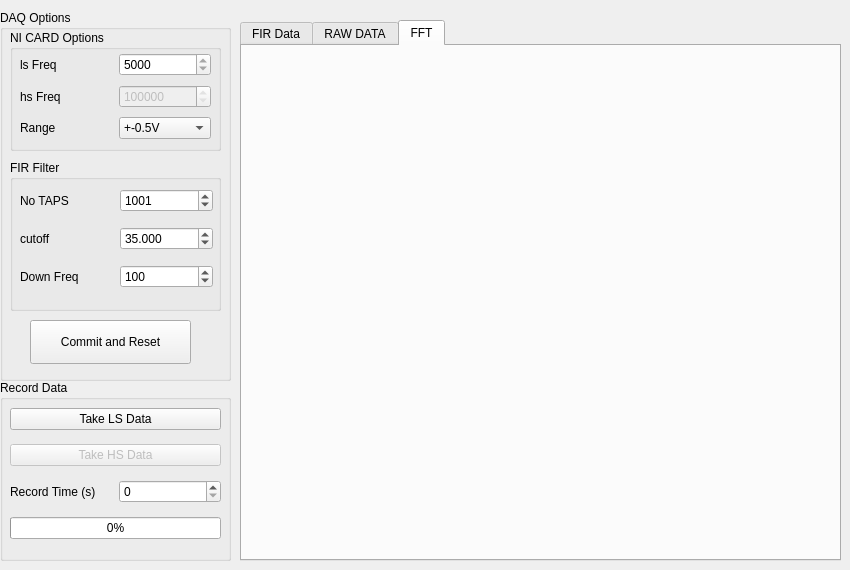
<?xml version="1.0" encoding="UTF-8"?>
<ui version="4.0">
 <class>ADC_control</class>
 <widget class="QWidget" name="ADC_control">
  <property name="geometry">
   <rect>
    <x>0</x>
    <y>0</y>
    <width>850</width>
    <height>570</height>
   </rect>
  </property>
  <property name="windowTitle">
   <string>ADC Control</string>
  </property>
  <widget class="QTabWidget" name="tabWidget">
   <property name="geometry">
    <rect>
     <x>240</x>
     <y>20</y>
     <width>601</width>
     <height>541</height>
    </rect>
   </property>
   <property name="currentIndex">
    <number>2</number>
   </property>
   <widget class="QWidget" name="tab">
    <attribute name="title">
     <string>FIR Data</string>
    </attribute>
    <widget class="QWidget" name="gridLayoutWidget_3">
     <property name="geometry">
      <rect>
       <x>0</x>
       <y>0</y>
       <width>591</width>
       <height>511</height>
      </rect>
     </property>
     <layout class="QGridLayout" name="gridLayout_3">
      <item row="0" column="0">
       <widget class="QwtPlot" name="fb_plot_ds"/>
      </item>
      <item row="1" column="0">
       <widget class="QwtPlot" name="ssa_plot_ds"/>
      </item>
     </layout>
    </widget>
   </widget>
   <widget class="QWidget" name="tab_2">
    <attribute name="title">
     <string>RAW DATA</string>
    </attribute>
    <widget class="QWidget" name="gridLayoutWidget_2">
     <property name="geometry">
      <rect>
       <x>0</x>
       <y>0</y>
       <width>591</width>
       <height>511</height>
      </rect>
     </property>
     <layout class="QGridLayout" name="gridLayout_2">
      <item row="0" column="0">
       <widget class="QwtPlot" name="fb_plot"/>
      </item>
      <item row="1" column="0">
       <widget class="QwtPlot" name="ssa_plot"/>
      </item>
     </layout>
    </widget>
   </widget>
   <widget class="QWidget" name="tab_3">
    <attribute name="title">
     <string>FFT</string>
    </attribute>
    <widget class="QWidget" name="gridLayoutWidget_6">
     <property name="geometry">
      <rect>
       <x>0</x>
       <y>0</y>
       <width>591</width>
       <height>511</height>
      </rect>
     </property>
     <layout class="QGridLayout" name="gridLayout_6">
      <item row="0" column="0">
       <widget class="QwtPlot" name="fft_fb_plot"/>
      </item>
      <item row="1" column="0">
       <widget class="QwtPlot" name="fft_ssa_plot"/>
      </item>
     </layout>
    </widget>
   </widget>
  </widget>
  <widget class="QGroupBox" name="groupBox_2">
   <property name="geometry">
    <rect>
     <x>0</x>
     <y>10</y>
     <width>231</width>
     <height>371</height>
    </rect>
   </property>
   <property name="title">
    <string>DAQ Options</string>
   </property>
   <widget class="QGroupBox" name="groupBox">
    <property name="geometry">
     <rect>
      <x>10</x>
      <y>150</y>
      <width>211</width>
      <height>151</height>
     </rect>
    </property>
    <property name="title">
     <string>FIR Filter</string>
    </property>
    <widget class="QWidget" name="gridLayoutWidget">
     <property name="geometry">
      <rect>
       <x>10</x>
       <y>20</y>
       <width>193</width>
       <height>118</height>
      </rect>
     </property>
     <layout class="QGridLayout" name="gridLayout">
      <item row="0" column="1">
       <widget class="QSpinBox" name="N_Taps_Input">
        <property name="minimum">
         <number>101</number>
        </property>
        <property name="maximum">
         <number>10001</number>
        </property>
        <property name="value">
         <number>1001</number>
        </property>
       </widget>
      </item>
      <item row="2" column="0">
       <widget class="QLabel" name="label_16">
        <property name="text">
         <string>Down Freq</string>
        </property>
       </widget>
      </item>
      <item row="1" column="1">
       <widget class="QDoubleSpinBox" name="Cutoff_Input">
        <property name="decimals">
         <number>3</number>
        </property>
        <property name="minimum">
         <double>1.000000000000000</double>
        </property>
        <property name="maximum">
         <double>100.000000000000000</double>
        </property>
        <property name="singleStep">
         <double>0.010000000000000</double>
        </property>
        <property name="value">
         <double>35.000000000000000</double>
        </property>
       </widget>
      </item>
      <item row="1" column="0">
       <widget class="QLabel" name="label_15">
        <property name="text">
         <string>cutoff</string>
        </property>
       </widget>
      </item>
      <item row="0" column="0">
       <widget class="QLabel" name="label_14">
        <property name="text">
         <string>No TAPS</string>
        </property>
       </widget>
      </item>
      <item row="2" column="1">
       <widget class="QSpinBox" name="DownSample_Input">
        <property name="maximum">
         <number>200</number>
        </property>
        <property name="value">
         <number>100</number>
        </property>
       </widget>
      </item>
     </layout>
    </widget>
   </widget>
   <widget class="QGroupBox" name="groupBox_3">
    <property name="geometry">
     <rect>
      <x>10</x>
      <y>20</y>
      <width>211</width>
      <height>121</height>
     </rect>
    </property>
    <property name="title">
     <string>NI CARD Options</string>
    </property>
    <widget class="QWidget" name="gridLayoutWidget_4">
     <property name="geometry">
      <rect>
       <x>10</x>
       <y>20</y>
       <width>191</width>
       <height>94</height>
      </rect>
     </property>
     <layout class="QGridLayout" name="gridLayout_4">
      <item row="0" column="0">
       <widget class="QLabel" name="label_17">
        <property name="text">
         <string>ls Freq</string>
        </property>
       </widget>
      </item>
      <item row="1" column="0">
       <widget class="QLabel" name="label_18">
        <property name="text">
         <string>hs Freq</string>
        </property>
       </widget>
      </item>
      <item row="2" column="1">
       <widget class="QComboBox" name="Gain_cb">
        <property name="currentIndex">
         <number>4</number>
        </property>
        <item>
         <property name="text">
          <string>+-10V</string>
         </property>
        </item>
        <item>
         <property name="text">
          <string>+-5V</string>
         </property>
        </item>
        <item>
         <property name="text">
          <string>+-2V</string>
         </property>
        </item>
        <item>
         <property name="text">
          <string>+-1V</string>
         </property>
        </item>
        <item>
         <property name="text">
          <string>+-0.5V</string>
         </property>
        </item>
        <item>
         <property name="text">
          <string>+-0.2V</string>
         </property>
        </item>
        <item>
         <property name="text">
          <string>+-0.1V</string>
         </property>
        </item>
       </widget>
      </item>
      <item row="2" column="0">
       <widget class="QLabel" name="label_22">
        <property name="text">
         <string>Range</string>
        </property>
       </widget>
      </item>
      <item row="0" column="1">
       <widget class="QSpinBox" name="ls_samp_freq_Input">
        <property name="enabled">
         <bool>true</bool>
        </property>
        <property name="minimum">
         <number>5000</number>
        </property>
       </widget>
      </item>
      <item row="1" column="1">
       <widget class="QSpinBox" name="hs_samp_freq_Input">
        <property name="enabled">
         <bool>false</bool>
        </property>
        <property name="minimum">
         <number>500000</number>
        </property>
       </widget>
      </item>
     </layout>
    </widget>
   </widget>
   <widget class="QPushButton" name="Reset_Button">
    <property name="geometry">
     <rect>
      <x>30</x>
      <y>310</y>
      <width>161</width>
      <height>44</height>
     </rect>
    </property>
    <property name="text">
     <string>Commit and Reset</string>
    </property>
    <property name="icon">
     <iconset resource="icons.qrc">
      <normaloff>:/icons/blue_button.png</normaloff>
      <normalon>:/icons/green_button.png</normalon>:/icons/blue_button.png</iconset>
    </property>
    <property name="iconSize">
     <size>
      <width>34</width>
      <height>34</height>
     </size>
    </property>
    <property name="checkable">
     <bool>false</bool>
    </property>
    <property name="checked">
     <bool>false</bool>
    </property>
    <property name="default">
     <bool>false</bool>
    </property>
    <property name="flat">
     <bool>false</bool>
    </property>
   </widget>
  </widget>
  <widget class="QGroupBox" name="groupBox_4">
   <property name="geometry">
    <rect>
     <x>0</x>
     <y>380</y>
     <width>231</width>
     <height>181</height>
    </rect>
   </property>
   <property name="title">
    <string>Record Data</string>
   </property>
   <widget class="QWidget" name="gridLayoutWidget_5">
    <property name="geometry">
     <rect>
      <x>10</x>
      <y>20</y>
      <width>211</width>
      <height>150</height>
     </rect>
    </property>
    <layout class="QGridLayout" name="gridLayout_5">
     <item row="3" column="0" colspan="2">
      <widget class="QProgressBar" name="Sweep_pb">
       <property name="enabled">
        <bool>true</bool>
       </property>
       <property name="value">
        <number>0</number>
       </property>
       <property name="invertedAppearance">
        <bool>false</bool>
       </property>
      </widget>
     </item>
     <item row="2" column="0">
      <widget class="QLabel" name="label_19">
       <property name="text">
        <string>Record Time (s)</string>
       </property>
      </widget>
     </item>
     <item row="2" column="1">
      <widget class="QSpinBox" name="RTime_Input">
       <property name="maximum">
        <number>32</number>
       </property>
      </widget>
     </item>
     <item row="1" column="0" colspan="2">
      <widget class="QPushButton" name="HSData_Button">
       <property name="enabled">
        <bool>false</bool>
       </property>
       <property name="text">
        <string>Take HS Data</string>
       </property>
       <property name="icon">
        <iconset resource="icons.qrc">
         <normaloff>:/icons/red_button.png</normaloff>
         <normalon>:/icons/green_button.png</normalon>:/icons/red_button.png</iconset>
       </property>
       <property name="iconSize">
        <size>
         <width>34</width>
         <height>34</height>
        </size>
       </property>
       <property name="checkable">
        <bool>true</bool>
       </property>
       <property name="checked">
        <bool>false</bool>
       </property>
       <property name="default">
        <bool>false</bool>
       </property>
       <property name="flat">
        <bool>false</bool>
       </property>
      </widget>
     </item>
     <item row="0" column="0" colspan="2">
      <widget class="QPushButton" name="LSData_Button">
       <property name="text">
        <string>Take LS Data</string>
       </property>
       <property name="icon">
        <iconset resource="icons.qrc">
         <normaloff>:/icons/red_button.png</normaloff>
         <normalon>:/icons/green_button.png</normalon>:/icons/red_button.png</iconset>
       </property>
       <property name="iconSize">
        <size>
         <width>34</width>
         <height>34</height>
        </size>
       </property>
       <property name="checkable">
        <bool>true</bool>
       </property>
       <property name="checked">
        <bool>false</bool>
       </property>
       <property name="default">
        <bool>false</bool>
       </property>
       <property name="flat">
        <bool>false</bool>
       </property>
      </widget>
     </item>
    </layout>
   </widget>
  </widget>
 </widget>
 <customwidgets>
  <customwidget>
   <class>QwtPlot</class>
   <extends>QFrame</extends>
   <header>qwt_plot.h</header>
  </customwidget>
 </customwidgets>
 <resources>
  <include location="icons.qrc"/>
 </resources>
 <connections/>
</ui>
